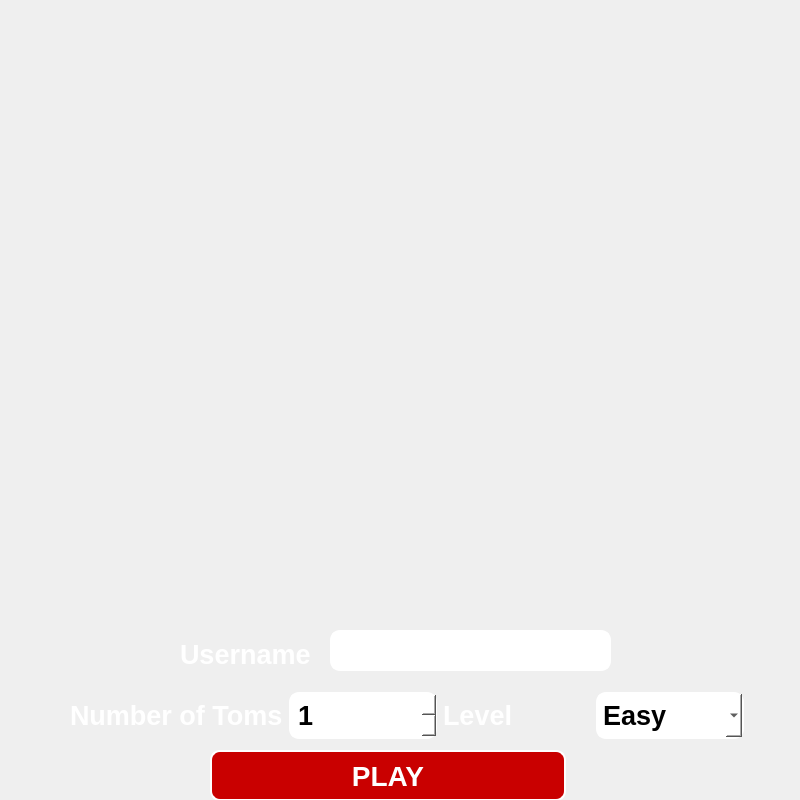
<?xml version="1.0" encoding="UTF-8"?>
<ui version="4.0">
 <class>WelcomeScreen</class>
 <widget class="QMainWindow" name="WelcomeScreen">
  <property name="geometry">
   <rect>
    <x>0</x>
    <y>0</y>
    <width>800</width>
    <height>800</height>
   </rect>
  </property>
  <property name="sizePolicy">
   <sizepolicy hsizetype="Fixed" vsizetype="Fixed">
    <horstretch>0</horstretch>
    <verstretch>0</verstretch>
   </sizepolicy>
  </property>
  <property name="minimumSize">
   <size>
    <width>800</width>
    <height>800</height>
   </size>
  </property>
  <property name="maximumSize">
   <size>
    <width>800</width>
    <height>800</height>
   </size>
  </property>
  <property name="windowTitle">
   <string>Tom &amp; Jerry In Space</string>
  </property>
  <property name="autoFillBackground">
   <bool>false</bool>
  </property>
  <widget class="QWidget" name="centralwidget">
   <widget class="QPushButton" name="playButton">
    <property name="geometry">
     <rect>
      <x>210</x>
      <y>750</y>
      <width>356</width>
      <height>51</height>
     </rect>
    </property>
    <property name="font">
     <font>
      <pointsize>-1</pointsize>
      <weight>75</weight>
      <italic>false</italic>
      <bold>true</bold>
     </font>
    </property>
    <property name="autoFillBackground">
     <bool>false</bool>
    </property>
    <property name="styleSheet">
     <string notr="true">QPushButton {
    background-color: #c90000;
    border-style: outset;
    border-width: 2px;
    border-radius: 10px;
    border-color: white;
    font: bold 28px;
	color: white;
    padding: 6px;
}
QPushButton:hover {
	color: #c90000;
	background-color: white;
	border-color: #c90000;
}
</string>
    </property>
    <property name="text">
     <string>PLAY</string>
    </property>
   </widget>
   <widget class="QLabel" name="label_4">
    <property name="geometry">
     <rect>
      <x>180</x>
      <y>630</y>
      <width>226</width>
      <height>49</height>
     </rect>
    </property>
    <property name="font">
     <font>
      <pointsize>20</pointsize>
      <weight>75</weight>
      <bold>true</bold>
     </font>
    </property>
    <property name="styleSheet">
     <string notr="true">QLabel {
color: white;
}</string>
    </property>
    <property name="text">
     <string>Username</string>
    </property>
   </widget>
   <widget class="QLineEdit" name="nameText">
    <property name="geometry">
     <rect>
      <x>330</x>
      <y>630</y>
      <width>281</width>
      <height>41</height>
     </rect>
    </property>
    <property name="font">
     <font>
      <pointsize>20</pointsize>
     </font>
    </property>
    <property name="styleSheet">
     <string notr="true">QLineEdit {
	border-style: outset;
    border-width: 2px;
    border-radius: 10px;
    border-color: white;
}</string>
    </property>
   </widget>
   <widget class="QWidget" name="">
    <property name="geometry">
     <rect>
      <x>70</x>
      <y>680</y>
      <width>674</width>
      <height>71</height>
     </rect>
    </property>
    <layout class="QGridLayout" name="gridLayout">
     <item row="0" column="0">
      <widget class="QLabel" name="label_2">
       <property name="font">
        <font>
         <pointsize>20</pointsize>
         <weight>75</weight>
         <bold>true</bold>
        </font>
       </property>
       <property name="styleSheet">
        <string notr="true">QLabel {
color: white;
}</string>
       </property>
       <property name="text">
        <string>Number of Toms</string>
       </property>
      </widget>
     </item>
     <item row="0" column="3">
      <widget class="QComboBox" name="difficulty">
       <property name="font">
        <font>
         <pointsize>20</pointsize>
         <weight>75</weight>
         <bold>true</bold>
        </font>
       </property>
       <property name="styleSheet">
        <string notr="true">QComboBox {
	color: black;
	background-color: white;
	border-style: outset;
    border-width: 2px;
    border-radius: 10px;
    border-color: white;
	padding: 5px;
}</string>
       </property>
       <item>
        <property name="text">
         <string>Easy</string>
        </property>
       </item>
       <item>
        <property name="text">
         <string>Normal</string>
        </property>
       </item>
       <item>
        <property name="text">
         <string>Hard</string>
        </property>
       </item>
      </widget>
     </item>
     <item row="0" column="2">
      <widget class="QLabel" name="label">
       <property name="font">
        <font>
         <pointsize>20</pointsize>
         <weight>75</weight>
         <bold>true</bold>
        </font>
       </property>
       <property name="styleSheet">
        <string notr="true">QLabel {
color: white;
}</string>
       </property>
       <property name="text">
        <string>Level</string>
       </property>
      </widget>
     </item>
     <item row="0" column="1">
      <widget class="QSpinBox" name="spinBox">
       <property name="font">
        <font>
         <pointsize>20</pointsize>
         <weight>75</weight>
         <bold>true</bold>
        </font>
       </property>
       <property name="styleSheet">
        <string notr="true">QSpinBox {
	color: black;
	background-color: white;
	border-style: outset;
    border-width: 2px;
    border-radius: 10px;
    border-color: white;
	padding: 5px;
}</string>
       </property>
       <property name="minimum">
        <number>1</number>
       </property>
       <property name="maximum">
        <number>3</number>
       </property>
      </widget>
     </item>
    </layout>
   </widget>
  </widget>
 </widget>
 <resources/>
 <connections/>
</ui>
